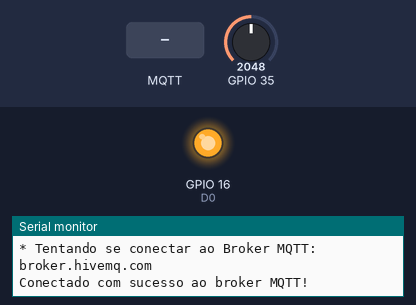
This program was run on a simulated ESP32. Shown: output pins drawn as LEDs (lit = HIGH), the last lines printed to the serial monitor. The inputs (shaded band) are chosen by the test bench; at power-on: GPIO 35 = 2048. WiFi joins after 1.5 s; servers stay silent unless stated; no MQTT or app messages arrive unless stated.

Above: at 2.7 s.
2.8 s: MQTT message "L" arrives on the first subscribed topic
At 4.3 s:
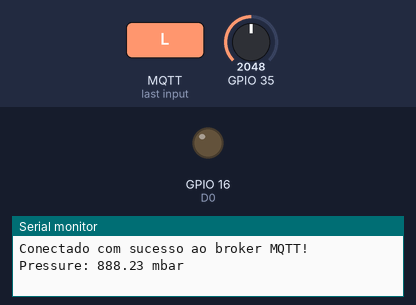
4.6 s: MQTT message "D" arrives on the first subscribed topic
At 6.7 s:
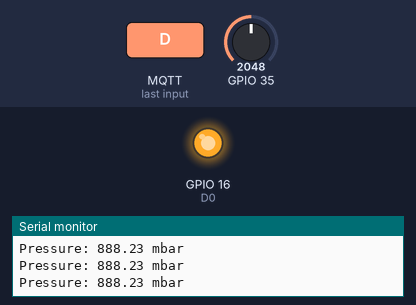
Timing chart, 0 to 8.2 s (numbered marks = the images above; inputs shaded):
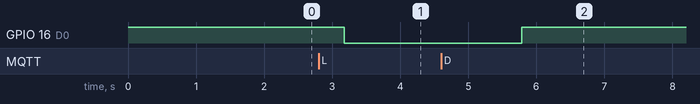

The program:

main.cpp
```cpp
// Programa: NodeMCU e MQTT - Controle e Monitoramento IoT
// Autor: Danilo Andrade

#include <WiFi.h> // Importa a Biblioteca ESP8266WiFi
#include <PubSubClient.h> // Importa a Biblioteca PubSubClient

// defines:
// defines de id mqtt e tópicos para publicação e subscribe
#define TOPICO_SUBSCRIBE "MQTT_TANK_IN"     // tópico MQTT de escuta
#define TOPICO_PUBLISH   "TANQUE_RENASCENCA" // tópico MQTT de envio de informações para Broker
#define ID_MQTT  "TANQUE"                     // id mqtt (para identificação de sessão)

//======================================================================================================
//                                  DEFINE OS PINOS DO ESP32
//======================================================================================================

#define D0    16
#define D1    5
#define D2    4
#define D3    0
#define D4    2
#define D5    14
#define D6    12
#define D7    13
#define D8    15
#define D9    3
#define D10   1
#define A0    35 // Definindo o pino do sensor como A0

#define NUM_READINGS 30  // Número de leituras a serem feitas para calcular a média

// WIFI
const char* SSID = "4G-MIFI-614"; // SSID / nome da rede WI-FI que deseja se conectar
const char* PASSWORD = "1234567890"; // Senha da rede WI-FI que deseja se conectar

// MQTT
const char* BROKER_MQTT = "broker.hivemq.com"; // URL do broker MQTT que se deseja utilizar
int BROKER_PORT = 1883; // Porta do Broker MQTT

// Variáveis e objetos globais
WiFiClient espClient; // Cria o objeto espClient
PubSubClient MQTT(espClient); // Instancia o Cliente MQTT passando o objeto espClient
char EstadoSaida = '0';  // variável que armazena o estado atual da saída
float leitura;
float pressao;
char payload[23] = "00.0";

// Função para calcular a média das leituras analógicas
int readAnalogAverage(int pin) {
    long sum = 0;  // Usamos long para evitar overflow
    for (int i = 0; i < NUM_READINGS; i++) {
        sum += analogRead(pin);
        delay(10);  // Pequeno atraso para permitir estabilização
    }
    return sum / NUM_READINGS;  // Retorna a média
}

// Prototypes
void initSerial();
void initWiFi();
void initMQTT();
void reconectWiFi();
void mqtt_callback(char* topic, byte* payload, unsigned int length);
void VerificaConexoesWiFIEMQTT(void);
void InitOutput(void);
void EnviaEstadoOutputMQTT(void);

// Implementações das funções
void setup()
{
    // Inicializações:
    InitOutput();
    initSerial();
    initWiFi();
    initMQTT();
}

// Função: inicializa comunicação serial com baudrate 115200
void initSerial()
{
    Serial.begin(115200);
}

// Função: inicializa e conecta-se na rede WI-FI desejada
void initWiFi()
{
    delay(10);
    Serial.println("------Conexao WI-FI------");
    Serial.print("Conectando-se na rede: ");
    Serial.println(SSID);
    Serial.println("Aguarde");

    reconectWiFi();
}

// Função: inicializa parâmetros de conexão MQTT
void initMQTT()
{
    MQTT.setServer(BROKER_MQTT, BROKER_PORT);
    MQTT.setCallback(mqtt_callback);
}

// Função: função de callback
void mqtt_callback(char* topic, byte* payload, unsigned int length)
{
    String msg;

    // Obtem a string do payload recebido
    for(int i = 0; i < length; i++)
    {
        char c = (char)payload[i];
        msg += c;
    }

    // Toma ação dependendo da string recebida
    if (msg.equals("L"))
    {
        digitalWrite(D0, LOW);
        EstadoSaida = '1';
    }

    if (msg.equals("D"))
    {
        digitalWrite(D0, HIGH);
        EstadoSaida = '0';
    }
}

// Função: reconecta-se ao broker MQTT
void reconnectMQTT()
{
    while (!MQTT.connected())
    {
        Serial.print("* Tentando se conectar ao Broker MQTT: ");
        Serial.println(BROKER_MQTT);
        if (MQTT.connect(ID_MQTT))
        {
            Serial.println("Conectado com sucesso ao broker MQTT!");
            MQTT.subscribe(TOPICO_SUBSCRIBE);
        }
        else
        {
            Serial.println("Falha ao reconectar no broker.");
            Serial.println("Haverá nova tentativa de conexão em 2s");
            delay(2000);
        }
    }
}

// Função: reconecta-se ao WiFi
void reconectWiFi()
{
    if (WiFi.status() == WL_CONNECTED)
        return;

    WiFi.begin(SSID, PASSWORD); // Conecta na rede WI-FI

    while (WiFi.status() != WL_CONNECTED)
    {
        delay(100);
        Serial.print(".");
    }

    Serial.println();
    Serial.print("Conectado com sucesso na rede ");
    Serial.print(SSID);
    Serial.println(" IP obtido: ");
    Serial.println(WiFi.localIP());
}

// Função: verifica o estado das conexões WiFi e ao broker MQTT
void VerificaConexoesWiFIEMQTT(void)
{
    if (!MQTT.connected())
        reconnectMQTT(); // se não há conexão com o Broker, a conexão é refeita

    reconectWiFi(); // se não há conexão com o WiFi, a conexão é refeita
}

// Função: envia ao Broker o estado atual do output
void EnviaEstadoOutputMQTT(void)
{
    if (EstadoSaida == '1')
        MQTT.publish(TOPICO_PUBLISH, "L");
}

// Função: inicializa o output em nível lógico baixo
void InitOutput(void)
{
    pinMode(D0, OUTPUT);
    digitalWrite(D0, HIGH);
}

// Programa principal
void loop()
{
    // Lê a média do sensor de pressão
    int rawValue = readAnalogAverage(A0);

    // Converte o valor bruto para uma tensão (ajuste conforme necessário)
    float voltage = rawValue * (3.3 / 4095.0);  // Considerando VCC = 3.3V e ADC de 12 bits

    // Converte a tensão em corrente (4-20 mA)
    float current_mA = (voltage / 3.3) * 20;  // Simplificado para um range de 4-20 mA

    // Converte a corrente em pressão (16 a 1600 mbar)
    float pressure_mbar = 16 + ((current_mA - 4) * (2325) / (20 - 4));

    // Imprime a pressão no monitor serial
    Serial.print("Pressure: ");
    Serial.print(pressure_mbar);
    Serial.println(" mbar");

    // Prepara o payload para envio via MQTT
    char TEMP[5];
    String CUR = String(pressure_mbar, 1);
    CUR.toCharArray(TEMP, 4);
    strcpy(payload, TEMP);
    strcat(payload, " mbar"); // Adiciona unidade ao payload

    // Publica a pressão no tópico MQTT
    MQTT.publish(TOPICO_PUBLISH, payload);

    // Garante funcionamento das conexões WiFi e ao broker MQTT
    VerificaConexoesWiFIEMQTT();

    // Envia o status de todos os outputs para o Broker no protocolo esperado
    EnviaEstadoOutputMQTT();

    // Keep-alive da comunicação com broker MQTT
    MQTT.loop();
    delay(1000); // Atraso de 1 segundo entre as leituras
}
```

Measured:
- after the input at 2.8 s, GPIO 16 (D0): HIGH → LOW after 0.38 s
- after the input at 4.6 s, GPIO 16 (D0): LOW → HIGH after 1.2 s
